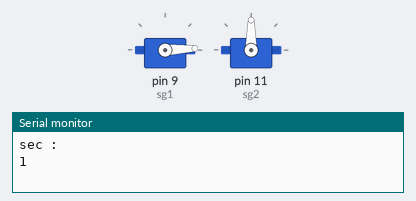
The sketch below on a simulated Arduino Uno, built with avr-gcc and run on an emulated ATmega328P. On the bench: 2 × servo, the last lines printed to the serial monitor.

Above: at 0.1 s.
At 9.1 s:
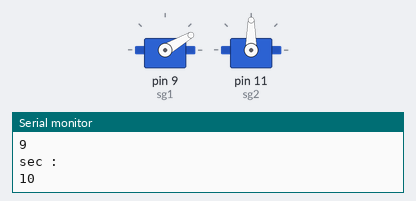
At 19.1 s:
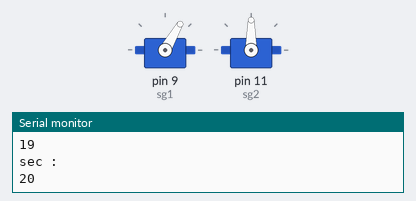
At 39.1 s:
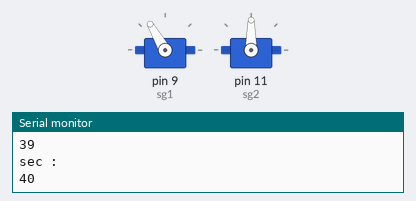
Timing chart, 0 to 40.0 s (numbered marks = the images above):
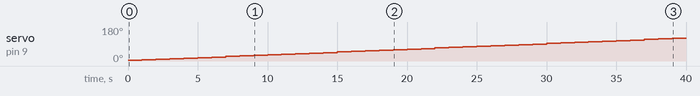

The sketch:

Servo_Clock.ino
```cpp
#include <Servo.h>

Servo sg1;            // create a servo object
Servo sg2;
int minute = 0;

void setup(){
    sg1.attach( 9 );  // defined servo pin
    sg2.attach( 11 );
    Serial.begin(9600);
}

void loop(){
    sg1.write(0);
    for( int pos=3; pos<=180; pos+=3 ){
        sg1.write( pos );
        Serial.println( "sec : " );
        Serial.println( pos/3 );
        delay( 1000 );

        if( pos == 174 ){
           minute++;
           sg2.write( minute*20 );
           Serial.println( "min : " );
           Serial.println( minute );
        }
    }
}
```

Measured:
- by itself, servo on pin 9 (sg1): moves from 3° to 120° over 38.0 s
